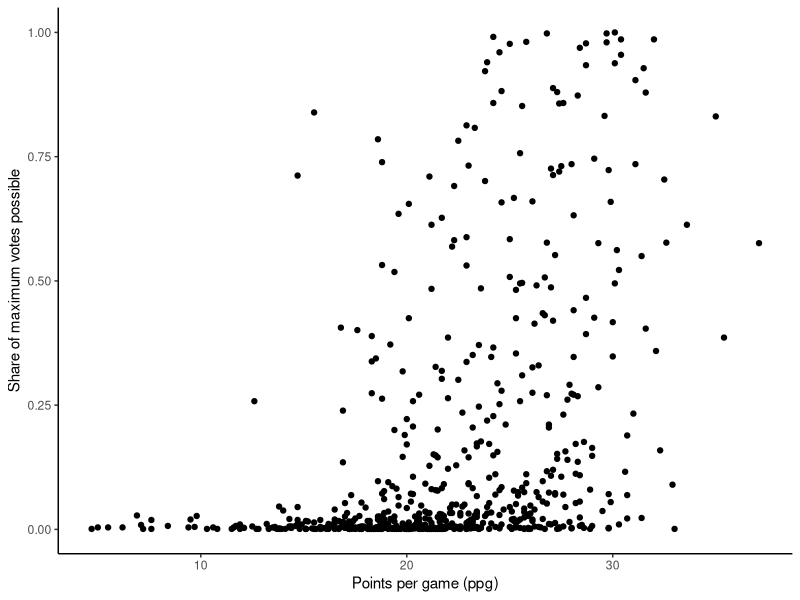
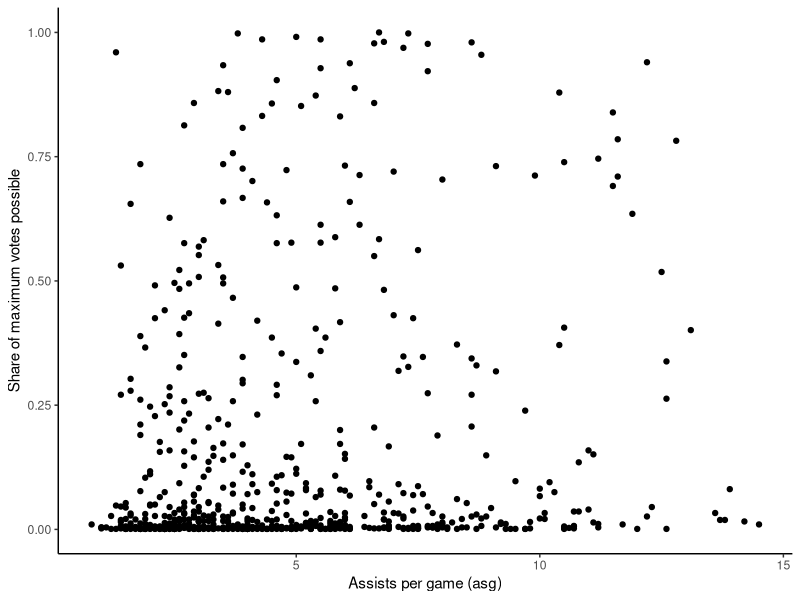
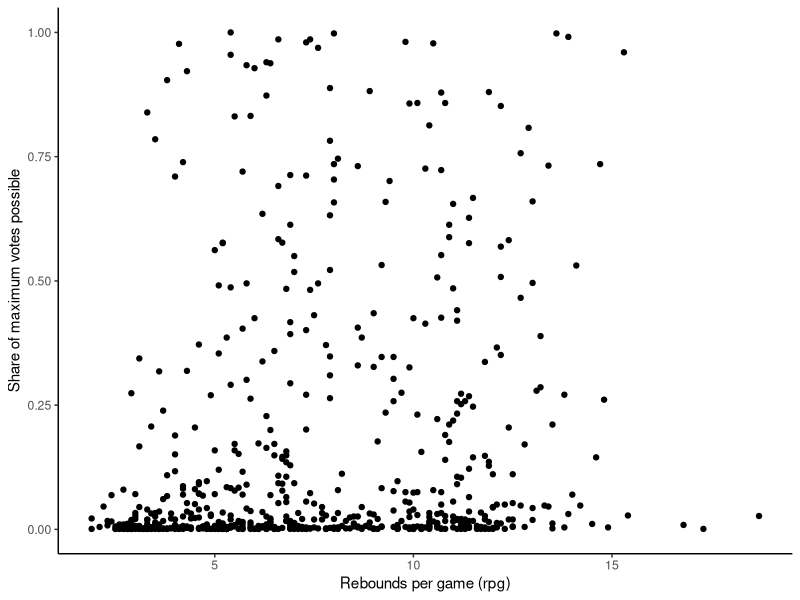
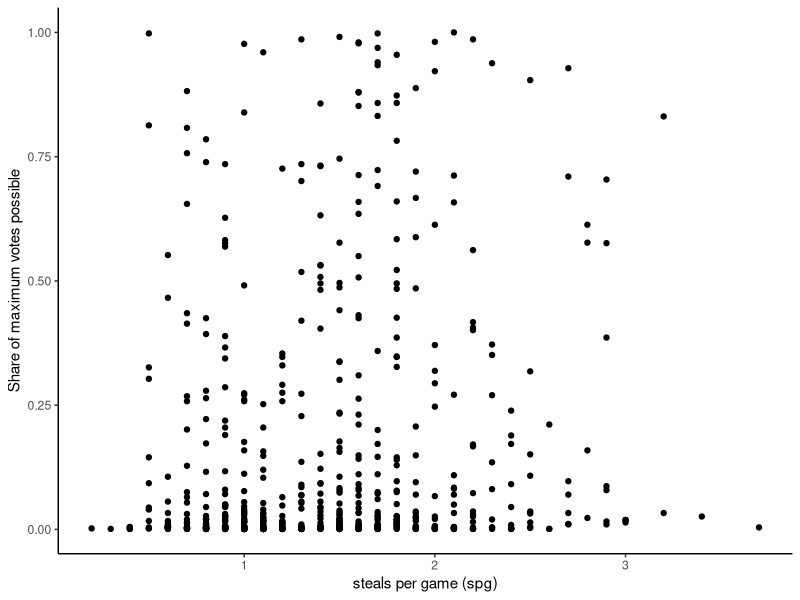
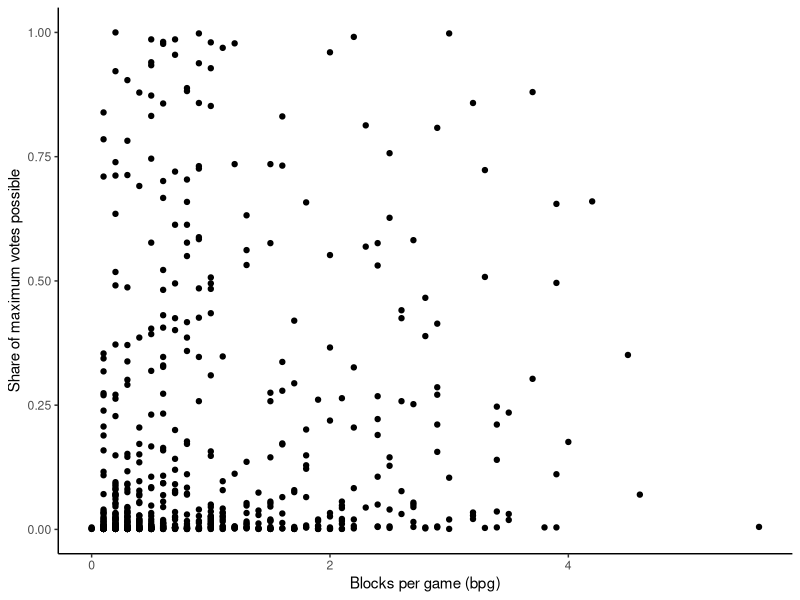
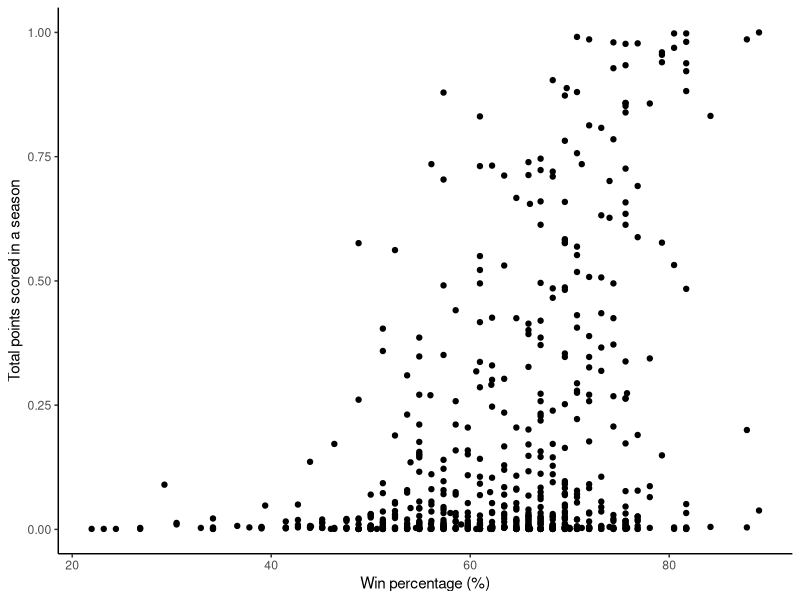
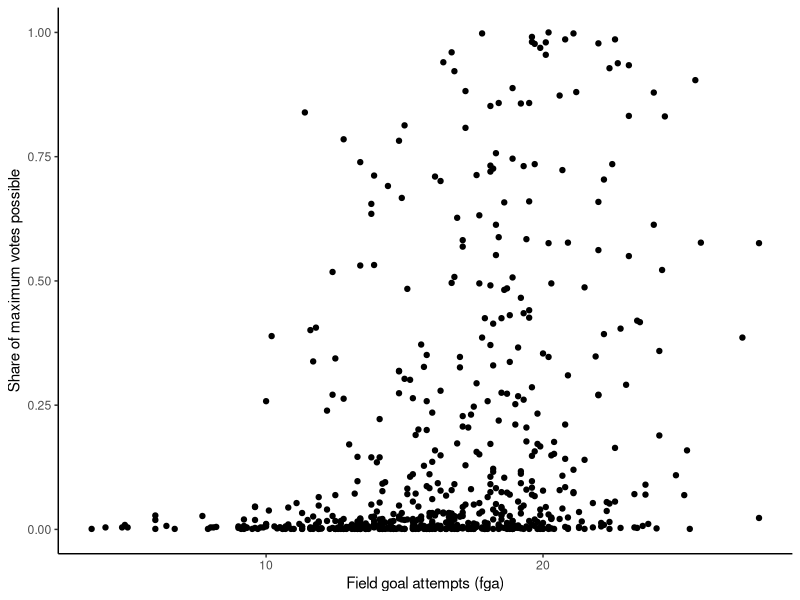
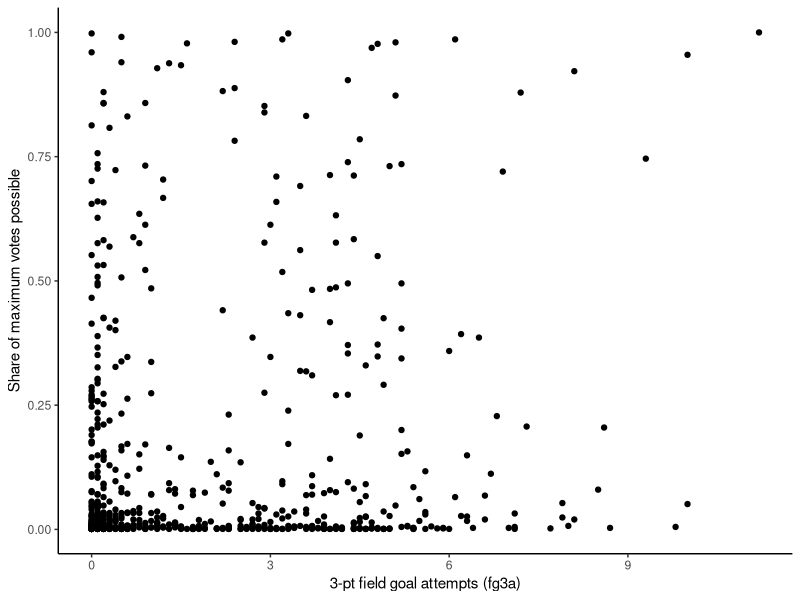

Write R code to recreate these figures, in order.
#Setting the directory
getwd()
setwd("C:/Users/banva/Desktop/sports")
getwd()

#Importing libraries
library(readr)
library(readxl)
library(dplyr)
library(data.table)
library(ggplot2)

#Import the data
df = read.csv("mvp_votings.csv")
test =read.csv("test_data.csv")

####################Data exploration##########################################

#No of records per season, MVP of the season, points scored by MVP
mvp =df%>%
  group_by(season)%>%
  mutate(no_of_records =  length(points_won))%>%
  filter(points_won == max(points_won))%>%
  select(season, no_of_records, player,points_won, points_max, award_share)


#Relationship between points per game and points_won
ggplot(df , aes(pts_per_g, award_share)) +
  geom_point() +
  xlab("Points per game (ppg)") +
  ylab("Share of maximum votes possible") + 
  theme_classic()


#Relationship between assists per game and points_won
ggplot(df , aes(ast_per_g, award_share)) + 
  geom_point() +
  xlab("Assists per game (asg)") +
  ylab("Share of maximum votes possible") + 
  theme_classic()


#Relationship between rebounds per game and points_won
ggplot(df , aes(trb_per_g, award_share)) +
  geom_point() +
  xlab("Rebounds per game (rpg)") +
  ylab("Share of maximum votes possible") + 
  theme_classic()


#Relationship between steals per game and points_won
ggplot(df , aes(stl_per_g, award_share)) + 
  geom_point() +
  xlab("steals per game (spg)") +
  ylab("Share of maximum votes possible") + 
  theme_classic()


#Relationship between blocks per game and points_won
ggplot(df , aes(blk_per_g, award_share))+ 
  geom_point() +
  xlab("Blocks per game (bpg)") +
  ylab("Share of maximum votes possible") +
  theme_classic()


#Relationship between win percentage per game and points_won
ggplot(df , aes(win_pct * 100, award_share))+ 
  geom_point() +
  xlab("Win percentage (%)") +
  ylab("Total points scored in a season") +
  theme_classic()



#///////////////////////////////////////Accuracy, Attempts, and Advanced metrics/////////////////////////////////////////////////////////////////////////


#Relationship between field goal attempts and points_won
ggplot(df , aes(fga, award_share)) + 
  geom_point() +
  xlab("Field goal attempts (fga)") +
  ylab("Share of maximum votes possible") +
  theme_classic()


#Relationship between 3 pt field goal attempts and points_won
ggplot(df , aes(fg3a ,award_share )) + 
  geom_point() +
  xlab("3-pt field goal attempts (fg3a)") +
  ylab("Share of maximum votes possible") +
  theme_classic()


#Relationship between free throw and points_won
ggplot(df , aes(fta, award_share)) + 
  geom_point() +
  xlab("Free throw attempts (fta)") +
  ylab("Share of maximum votes possible") +
  theme_classic()


############################################################################################

#Relationship between field goal percentage and points_won
ggplot(df , aes(fg_pct * 100, award_share)) + 
  geom_point() +
  xlab("Field goal percentage (%)") +
  ylab("Share of maximum votes possible") +
  theme_classic()


#Relationship between 3 pt field goal percentage and points_won
ggplot(df , aes(fg3_pct * 100, award_share)) + 
  geom_point() +
  xlab("3-pt field goal percentage (%)") +
  ylab("Share of maximum votes possible") +
  theme_classic()


#Relationship between free throw percentage and points_won
ggplot(df , aes(ft_pct * 100, award_share)) + 
  geom_point() +
  xlab("Free throw percentage (%)") +
  ylab("Share of maximum votes possible") +
  theme_classic()



#////////////////////////////////////////////////////////////////////////////////////////////////////////////


#Relationship between player efficiency rating and points_won
ggplot(df , aes(per, award_share)) + 
  geom_point() +
  xlab("Player Efficiency Rating (PER)") +
  ylab("Share of maximum votes possible") +
  theme_classic()


#Relationship between win share and points_won
ggplot(df , aes(ws, award_share)) + 
  geom_point() +
  xlab("Win share") +
  ylab("Share of maximum votes possible") +
  theme_classic()


#Relationship between win share per 48 minutes and points_won
ggplot(df , aes(ws_per_48, award_share))+ 
  geom_point() +
  xlab("Win share per 48 minutes") +
  ylab("Share of maximum votes possible") +
  theme_classic()


#Relationship between usage percentage and points_won
ggplot(df , aes(usg_pct * 100, award_share)) + 
  geom_point() +
  xlab("Usage percentage (%)") +
  ylab("Total points scored in a season") +
  theme_classic()
